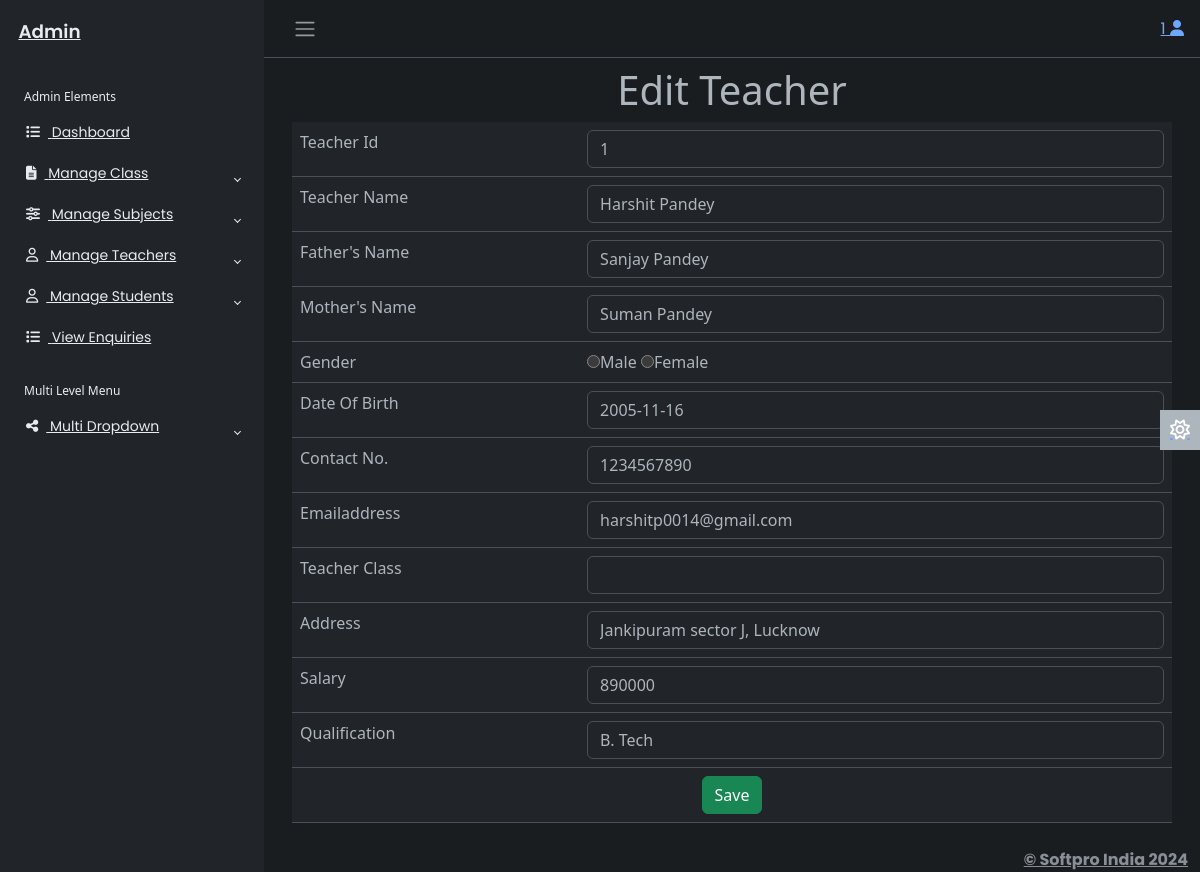
The page /adminapp/editteacher/1 (signed in) on the database its author committed.
### adminapp/models.py (models this page shows)
class Teacher(models.Model):
    id=models.AutoField(primary_key=True)
    name=models.CharField(max_length=50)
    fname=models.CharField(max_length=50)
    mname=models.CharField(max_length=50)
    gender=models.CharField(max_length=15)
    dob=models.CharField(max_length=15)
    contactno=models.CharField(max_length=15)
    emailaddress=models.EmailField(max_length=50)
    tclass=models.CharField(max_length=30)
    address=models.TextField()
    salary=models.CharField(max_length=10)
    qualification=models.CharField(max_length=50)
    pic=models.ImageField(upload_to='')
    password=models.CharField(max_length=50)
    created_date=models.DateTimeField()

### adminapp/views.py (the view, shortened to what this page needs)
# urls.py: path('editteacher/<id>',views.editteacher,name='editteacher'),
def editteacher(req,id):
    try:
        if req.session['adminid']!=None:
            adminid=req.session['adminid']
            tech=Teacher.objects.get(id=id)
            return render(req,'editteacher.html',{'adminid':adminid,'tech':tech})
    except KeyError:
        return redirect('login')

### adminapp/templates/editteacher.html (shortened to what this page needs)
{% extends 'adminbase.html' %}
{% load static %}
{% block admin %}
<div class="row">
    <div class="col-sm-12">
        <h1 class="text-center">Edit Teacher</h1>
        <form method="post">
            <table class="table">
                <tr>
                    <td>Teacher Id</td>
                    <td>
                        <input type="text" name="id" id="" value="{{tech.id}}" class="form-control" readonly>
                    </td>
                </tr>
                <tr>
                    <td>Teacher Name</td>
                    <td>
                        <input type="text" name="name"  value="{{tech.name}}" class="form-control">
                    </td>
                </tr>
                <tr>
                    <td>Father's Name</td>
                    <td>
                        <input type="text" name="fname"  value="{{tech.fname}}" class="form-control">
                    </td>
                </tr>
                <tr>
                    <td>Mother's Name</td>
                    <td>
                        <input type="text" name="mname" id="" value="{{tech.mname}}" class="form-control">
                    </td>
                </tr>
                <tr>
                    <td>Gender</td>
                    <td>
                        <input type="radio" name="gender" id="" value="{{tech.gender}}" >Male
                        <input type="radio" name="gender" id="" value="{{tech.gender}}" >Female
                    </td>
                </tr>
                <tr>
                    <td>Date Of Birth</td>
                    <td>
                        <input type="text" name="dob" id="" value="{{tech.dob}}" class="form-control">
                    </td>
                </tr>
                <tr>
                    <td>Contact No.</td>
                    <td>
                        <input type="number" name="contactno" id="" value="{{tech.contactno}}" class="form-control">
                    </td>
                </tr>
                <tr>
                    <td>Emailaddress</td>
                    <td>
                        <input type="email" name="emailaddress" id="" value="{{tech.emailaddress}}" class="form-control">
                    </td>
                </tr>
                <tr>
                    <td>Teacher Class</td>
                    <td>
                        <input type="text" name="tclass" id="" value="{{tech.tclass}}" class="form-control">
                    </td>
                </tr>
                <tr>
                    <td>Address</td>
                    <td>
                        <input type="text" name="address" id="" value="{{tech.address}}" class="form-control">
                    </td>
                </tr>
                <tr>
                    <td>Salary</td>
                    <td>
                        <input type="number" name="salary" id="" value="{{tech.salary}}" class="form-control">
                    </td>
                </tr>
                <tr>
                    <td>Qualification</td>
                    <td>
                        <input type="text" name="qualification" id="" value="{{tech.qualification}}" class="form-control">
                    </td>
                </tr>
                <tr>
                    <td colspan="2" class="text-center">
                        <button type="submit" class="btn btn-success">Save</button>
                    </td>
                </tr>
            </table>
        </form>
    </div>
</div>
{% endblock %}

### adminapp/static/css/adminstyle.css (style rules this page uses)
body { font-family: 'Poppins', sans-serif; font-size: 0.875rem; opacity: 1; overflow-y: scroll; margin: 0; }

### rows shown on the page
Teacher: id "1", name "Harshit Pandey", fname "Sanjay Pandey", mname "Suman Pandey", dob "2005-11-16", contactno "1234567890", emailaddress "harshitp0014@gmail.com", address "Jankipuram sector J, Lucknow", salary "890000", qualification "B. Tech"

### other values the page prints
{{ adminid }} "1"
